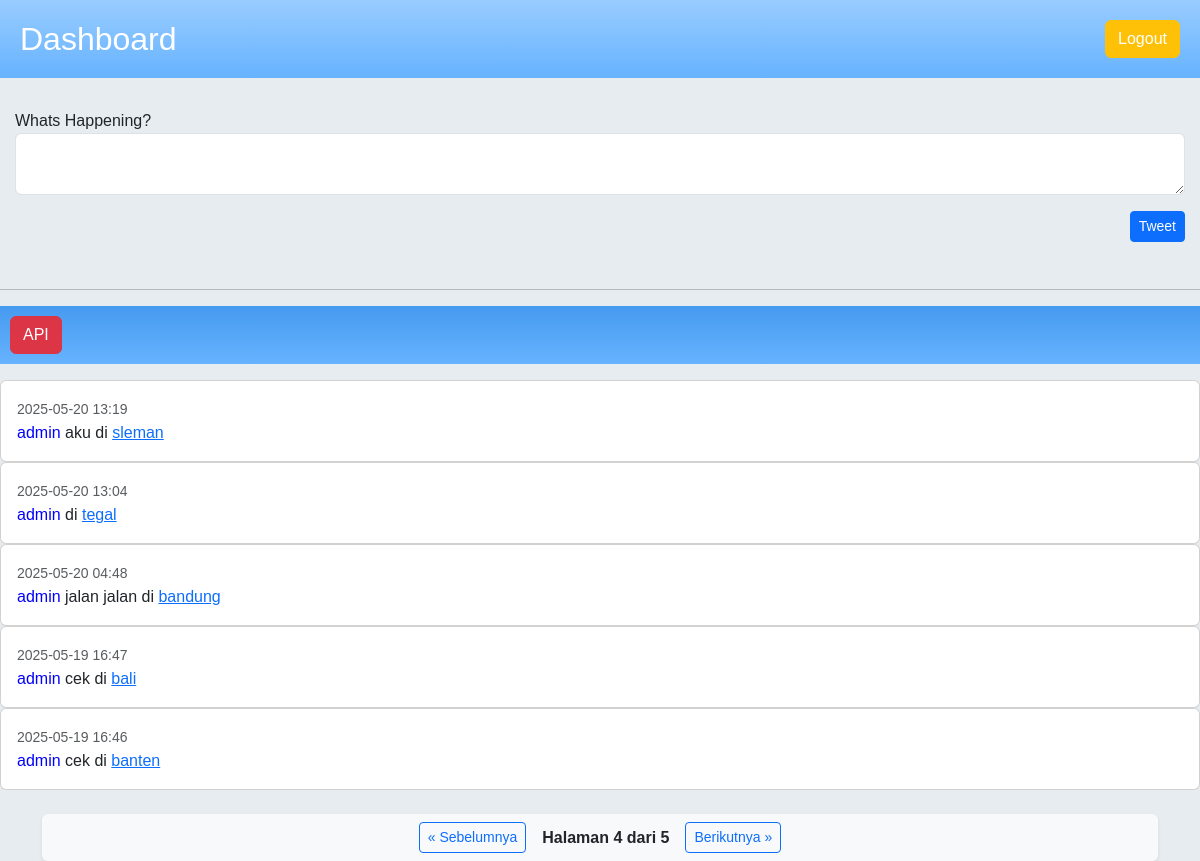
/dashboard?page=4 (signed in), run on the app's committed database.
### dashboard/models.py (models this page shows, shortened)
class Post(models.Model):
    user = models.ForeignKey(User, on_delete=models.CASCADE)
    message = models.CharField(max_length=140)
    location = models.CharField(max_length=255)
    latitude = models.FloatField(null=True, blank=True)
    longitude = models.FloatField(null=True, blank=True)
    created_at = models.DateTimeField(auto_now_add=True)

### dashboard/views.py (the view)
# urls.py: path('', views.dashboard_view, name='dashboard'),
@login_required
def dashboard_view(request):
    posts = Post.objects.all().order_by('-created_at')
    paginator = Paginator(posts, 5)
    page = request.GET.get('page')
    posts = paginator.get_page(page)
    if request.method == 'POST':
        form = PostForm(request.POST)
        if form.is_valid():
            post = form.save(commit=False)
            post.user = request.user
            post.save()
            return redirect('dashboard:dashboard')
    else:
        form = PostForm()
    return render(request, 'dashboard_app/dashboard.html', {'posts': posts, 'form': form})

### dashboard/forms.py
class PostForm(forms.ModelForm):
    class Meta:
        model = Post
        fields = ['message', 'latitude', 'longitude']
        labels = {
            'message': 'Whats Happening?',
        }
        widgets = {
            'message': forms.Textarea(attrs={'rows': 2,'class':'form-control'}),
            'latitude': forms.HiddenInput(attrs={'id': 'id_latitude'}),
            'longitude': forms.HiddenInput(attrs={'id': 'id_longitude'}),
        }

### dashboard/templatetags/post_tags.py (called while the page is built)
@register.filter
def linkify_location(message, post_id):
    match = re.search(r'\bdi\s+([A-Za-z\s]+)', message)
    if match:
        location = match.group(1).strip()
        link = f'<a href="/peta/{post_id}/">{location}</a>'
        new_message = message.replace(location, link)
        return mark_safe(new_message)
    return message

### templates/dashboard_app/dashboard.html (shortened to what this page needs)
{% load post_tags %}
{% load static %}
<!DOCTYPE html>
<html>
<head>
  <link rel="stylesheet" href="{% static 'bootstrap/css/bootstrap.min.css' %}">
</head>
<body>
{% block content %}
<div class="twitter-header d-flex justify-content-between align-items-center mb-3">
  <h2 class="mb-0"><a href="dashboard">Dashboard</a></h2>
  <a href="/logout/" class="btn btn-warning">Logout</a>
</div>
<div class="post mb-3">
  <form method="post">
    {{ form.as_p }}
      <div class="text-end">
        <button type="submit" class="btn btn-primary btn-sm mb-3">Tweet</button>
      </div>
  </form>
</div>
<hr>
<div class="twitter-menu d-flex justify-content-between mb-3"><a href="/api/" class="btn btn-danger">API</a></div>
{% for post in posts %}
  <div class="card">
    <div class="card-body">
      <small class="text-muted">{{ post.created_at|date:"Y-m-d H:i" }}</small>
      <p class="card-text"> <span style="color: blue;">{{ post.user.username }} </span> {{ post.message|linkify_location:post.id }}</p>
    </div>
  </div>
{% empty %}
  <p>Tidak ada postingan.</p>
{% endfor %}
<div class="container mt-4">
  <div class="d-flex justify-content-center align-items-center flex-wrap gap-3 py-2 px-3 bg-light rounded shadow-sm">
    {% if posts.has_previous %}
      <a href="?page={{ posts.previous_page_number }}" class="btn btn-outline-primary btn-sm">
        &laquo; Sebelumnya
      </a>
    {% else %}
      <button class="btn btn-outline-secondary btn-sm" disabled>&laquo; Sebelumnya</button>
    {% endif %}
    <span class="fw-semibold text-dark">
      Halaman <strong>{{ posts.number }}</strong> dari <strong>{{ posts.paginator.num_pages }}</strong>
    </span>
    {% if posts.has_next %}
      <a href="?page={{ posts.next_page_number }}" class="btn btn-outline-primary btn-sm">
        Berikutnya &raquo;
      </a>
    {% else %}
      <button class="btn btn-outline-secondary btn-sm" disabled>Berikutnya &raquo;</button>
    {% endif %}
  </div>
</div>
{% endblock %}
</body>
</html>

### templates/dashboard_app/dashboard.html (style rules this page uses)
body { background-color: #e6ecf0; font-family: Arial, sans-serif; }
.twitter-header { background: linear-gradient(to bottom, #99ccff 0%, #66b3ff 100%); padding: 20px; color: white; }
.twitter-menu { background: linear-gradient(to bottom, #469aef 0%, #66b3ff 100%); padding: 10px; color: white; }
.twitter-header a { color: white; text-decoration: none; }
.post { padding:15px; }

### data on the page
Post: created_at "2025-05-20 13:19", user.username "admin", message|linkify_location "aku di sleman"
Post: created_at "2025-05-20 13:04", user.username "admin", message|linkify_location "di tegal"
Post: created_at "2025-05-20 04:48", user.username "admin", message|linkify_location "jalan jalan di bandung"
Post: created_at "2025-05-19 16:47", user.username "admin", message|linkify_location "cek di bali"
Post: created_at "2025-05-19 16:46", user.username "admin", message|linkify_location "cek di banten"

### other printed values
{{ posts.number }} "4"
{{ posts.paginator.num_pages }} "5"
